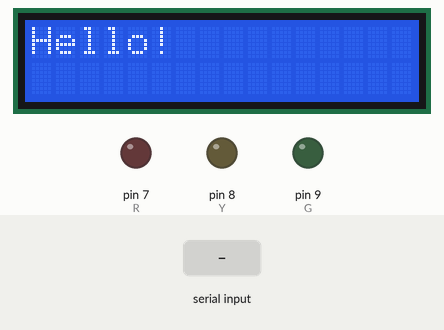
Simulated run of this sketch. Board: Arduino Uno, built with avr-gcc and run on an emulated ATmega328P. On the bench: 16×2 character LCD, output pins drawn as LEDs (lit = HIGH). The inputs (shaded band) are chosen by the test bench.

Above: at 0.1 s.
At 0.6 s:
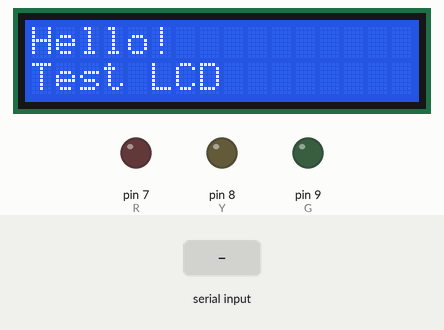
2.8 s: "90,45\n" received over Serial
At 3.6 s:
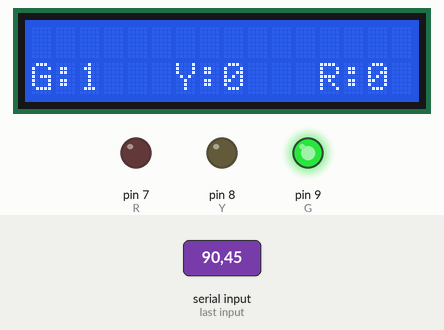
Timing chart, 0 to 5.8 s (numbered marks = the images above; inputs shaded):
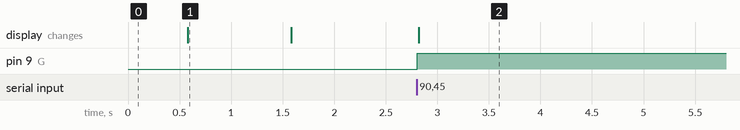

The sketch:

LCD_diodes_button.ino
```cpp
#include <Wire.h>   // I2C communication
#include <LiquidCrystal_I2C.h> // LCD I2C library

#define R 7
#define Y 8
#define G 9

LiquidCrystal_I2C lcd(0x27, 2, 1, 0, 4, 5, 6, 7, 3, POSITIVE);

const byte numChars = 32;
char receivedInfo[numChars];
boolean newData = false;

void setup()
{
  configLCD();
  configPins();
  Serial.begin(9600);
}

void loop()
{
  readWithEndMarker();
  if (newData == true) {
    LED_Blink(receivedInfo[0]-48, receivedInfo[2]-48);
     newData = false;
  }
}


void readWithEndMarker() {
  static byte n_message_char = 0;
  char endMarker = '\n';
  char temp_message;

  while (Serial.available() > 0 && newData == false)
  {
    temp_message = Serial.read();
    if (temp_message != endMarker)
    {
      receivedInfo[n_message_char] = temp_message;
      n_message_char++;
      if (n_message_char >= numChars)
      {
        n_message_char = numChars - 1;
      }
    }
    else
    {
      receivedInfo[n_message_char] = '\0'; // terminate the string
      n_message_char = 0;
      newData = true;
    }
  }
}

void configLCD()
{
  lcd.begin(16, 2);
  lcd.backlight();
  lcd.setCursor(0, 0);
  lcd.print("Hello!");
  delay(500);
  lcd.setCursor(0, 1);
  lcd.print("Test LCD");
  delay(1000);
  lcd.clear();
}


void configPins()
{
  pinMode(R, OUTPUT);
  pinMode(Y, OUTPUT);
  pinMode(G, OUTPUT);
}


int LED_Blink(int LED_nr, int LED_state)
{

  digitalWrite(LED_nr, LED_state);

  lcd.setCursor(0, 1);
  lcd.print("G:");
  lcd.setCursor(2, 1);
  lcd.print(digitalRead(G));
  lcd.setCursor(6, 1);
  lcd.print("Y:");
  lcd.setCursor(8, 1);
  lcd.print(digitalRead(Y));
  lcd.setCursor(12, 1);
  lcd.print("R:");
  lcd.setCursor(14, 1);
  lcd.print(digitalRead(R));
}
```

Measured:
- after the input at 2.8 s, pin 9 (G): LOW → HIGH at once; the display: changes at once (image 2)
- what the display in image 1 shows lasts 1.0 s, from 0.6 s to 1.6 s
